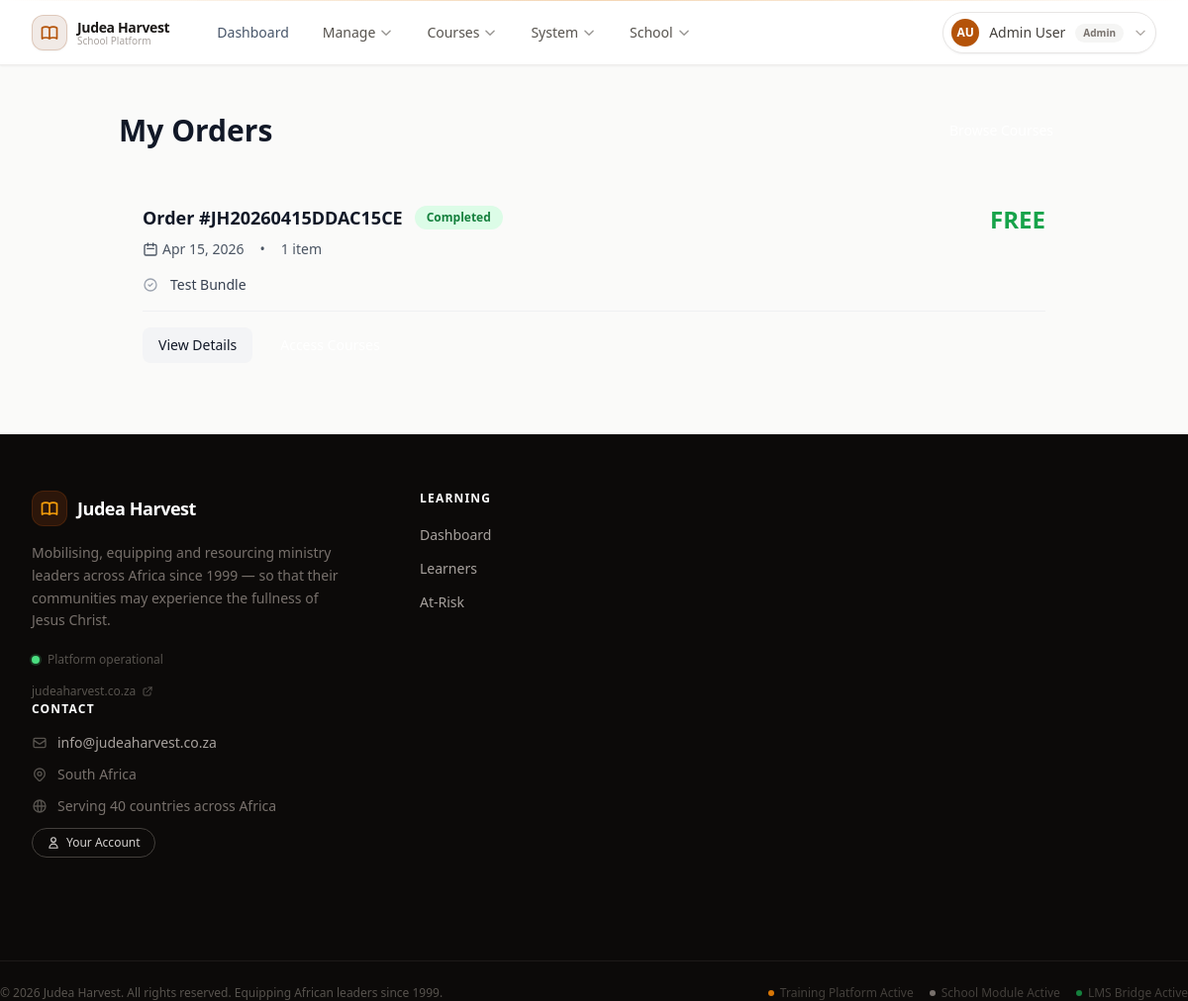
Before: /courses/orders/ (signed in) with the older database file.
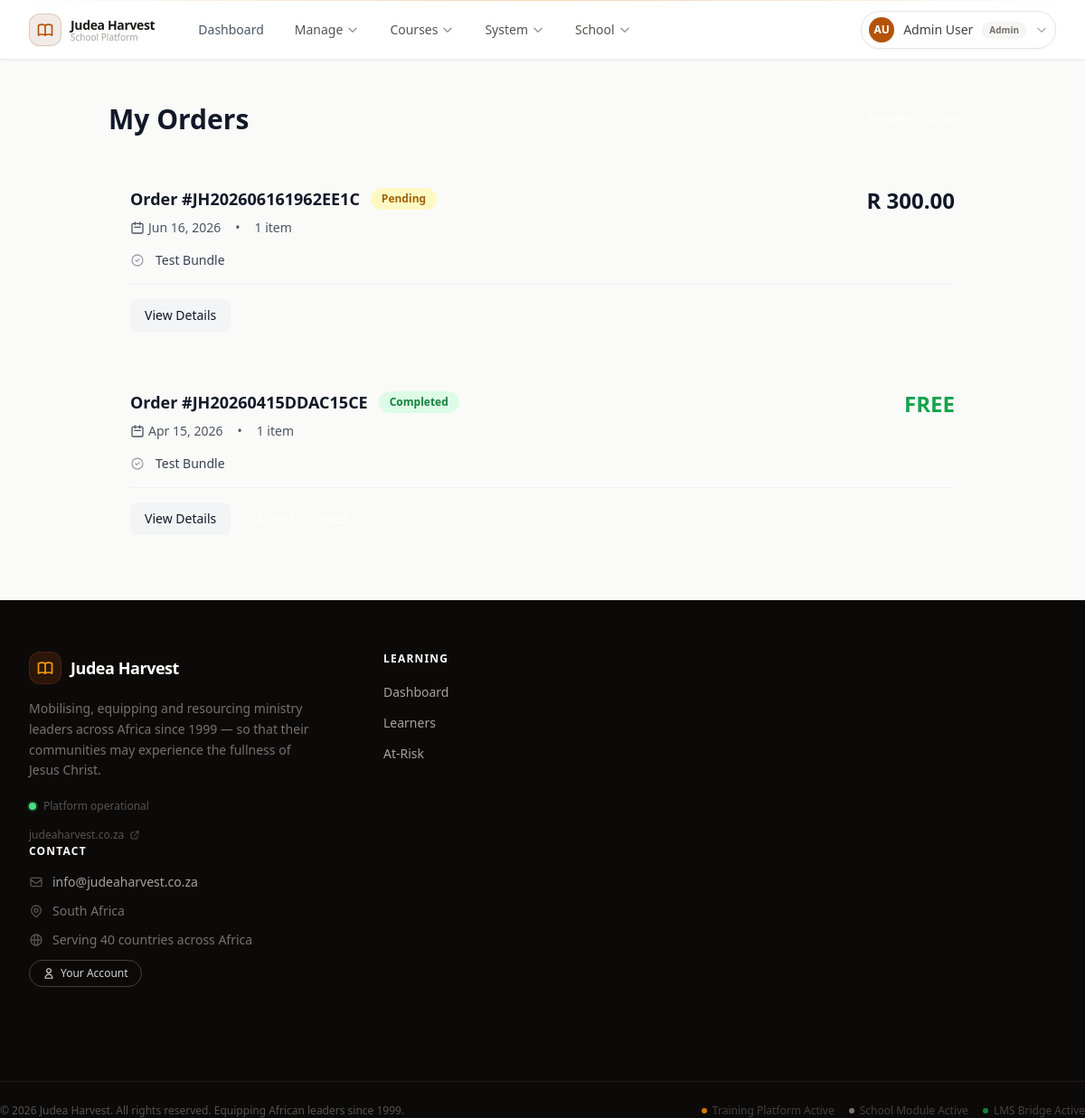
After: the same page with the newer database file.
### accounts/models.py (models this page shows, shortened)
class Order(models.Model):
    PENDING = 'pending'
    PROCESSING = 'processing'
    COMPLETED = 'completed'
    FAILED = 'failed'
    REFUNDED = 'refunded'
    FREE = 'free'  # For free course "orders"
    STATUS_CHOICES = [
        (PENDING, 'Pending Payment'),
        (PROCESSING, 'Processing Payment'),
        (COMPLETED, 'Completed'),
        (FAILED, 'Payment Failed'),
        (REFUNDED, 'Refunded'),
        (FREE, 'Free Enrollment'),
    ]
    order_number = models.CharField(
        max_length=50,
        unique=True,
        db_index=True,
        help_text="Unique order identifier"
    )
    user = models.ForeignKey(
        User,
        on_delete=models.CASCADE,
        related_name='orders'
    )
    subtotal = models.DecimalField(
        max_digits=10,
        decimal_places=2,
        default=Decimal('0.00')
    )
    discount_amount = models.DecimalField(
        max_digits=10,
        decimal_places=2,
        default=Decimal('0.00')
    )
    total_amount = models.DecimalField(
        max_digits=10,
        decimal_places=2,
        default=Decimal('0.00')
    )
    currency = models.CharField(max_length=3, default='ZAR')
    status = models.CharField(
        max_length=20,
        choices=STATUS_CHOICES,
        default=PENDING,
        db_index=True
    )
    payment_method = models.CharField(
        max_length=50,
        blank=True,
        help_text="Payment gateway used (paystack, stripe, free)"
    )
    payment_reference = models.CharField(
        max_length=200,
        blank=True,
        db_index=True,
        help_text="Payment gateway transaction reference"
    )
    payment_metadata = models.JSONField(
        default=dict,
        blank=True,
        help_text="Additional payment data from gateway"
    )
    paid_at = models.DateTimeField(null=True, blank=True)
    created_at = models.DateTimeField(auto_now_add=True)
    updated_at = models.DateTimeField(auto_now=True)
    enrollment_processed = models.BooleanField(
        default=False,
        db_index=True,
        help_text="Whether enrollments have been created"
    )
    enrollment_processed_at = models.DateTimeField(null=True, blank=True)
    enrollment_error = models.TextField(
        blank=True,
        help_text="Error message if enrollment failed"
    )
    proof_of_payment = models.FileField(
        upload_to='proofs_of_payment/%Y/%m/',
        blank=True,
        null=True,
        help_text="Customer uploaded proof of payment"
    )
    pop_submitted_at = models.DateTimeField(
        null=True,
        blank=True,
        help_text="When customer submitted proof of payment"
    )
    customer_notes = models.TextField(blank=True)
    admin_notes = models.TextField(blank=True)
    class Meta:
        db_table = 'orders'
        verbose_name = 'Order'
        verbose_name_plural = 'Orders'
        ordering = ['-created_at']
        indexes = [
            models.Index(fields=['user', 'status'], name='idx_order_user_status'),
            models.Index(fields=['order_number'], name='idx_order_number'),
            models.Index(fields=['status', 'created_at'], name='idx_order_status_created'),
            models.Index(fields=['payment_reference'], name='idx_order_payment_ref'),
            models.Index(fields=['created_at'], name='idx_order_created'),
            models.Index(fields=['paid_at'], name='idx_order_paid'),
        ]
    def is_free_order(self):
        return self.total_amount == Decimal('0.00') or self.status == self.FREE

class OrderItem(models.Model):
    order = models.ForeignKey(
        'Order',
        on_delete=models.CASCADE,
        related_name='items'
    )
    product = models.ForeignKey(
        'Product',
        on_delete=models.PROTECT,
        related_name='order_items'
    )
    quantity = models.PositiveIntegerField(default=1)
    unit_price = models.DecimalField(
        max_digits=10,
        decimal_places=2,
        help_text="Price per unit at time of purchase"
    )
    subtotal = models.DecimalField(
        max_digits=10,
        decimal_places=2,
        help_text="quantity × unit_price"
    )
    enrollment_log = models.JSONField(
        default=dict,
        blank=True,
        help_text="Courses enrolled from this product"
    )
    created_at = models.DateTimeField(auto_now_add=True)
    class Meta:
        db_table = 'order_items'
        verbose_name = 'Order Item'
        verbose_name_plural = 'Order Items'
        ordering = ['id']

class Product(models.Model):
    COURSE = 'course'
    BUNDLE = 'bundle'
    TERM = 'term'
    PRODUCT_TYPE_CHOICES = [
        (COURSE, 'Single Course'),
        (BUNDLE, 'Course Bundle'),
        (TERM, 'Term Access'),
    ]
    name = models.CharField(
        max_length=200,
        help_text="Product name shown to customers"
    )
    slug = models.SlugField(unique=True, max_length=250)
    product_type = models.CharField(
        max_length=20,
        choices=PRODUCT_TYPE_CHOICES,
        default=COURSE
    )
    price = models.DecimalField(
        max_digits=10,
        decimal_places=2,
        default=Decimal('0.00'),
        help_text="Price in ZAR. Set to 0 for FREE courses."
    )
    currency = models.CharField(max_length=3, default='ZAR')
    moodle_course = models.ForeignKey(
        'integration.Course',
        on_delete=models.SET_NULL,
        null=True,
        blank=True,
        related_name='products',
        help_text="Link to Moodle course (for single course products)"
    )
    term_number = models.PositiveIntegerField(
        null=True,
        blank=True,
        help_text="Specific term (1-4) if product_type is 'term'"
    )
    grade_level = models.ForeignKey(
        'GradeLevel',
        on_delete=models.SET_NULL,
        null=True,
        blank=True,
        related_name='products'
    )
    subject = models.ForeignKey(
        'Subject',
        on_delete=models.SET_NULL,
        null=True,
        blank=True,
        related_name='products'
    )
    description = models.TextField(
        help_text="Full product description (supports Markdown)"
    )
    short_description = models.CharField(
        max_length=300,
        blank=True,
        help_text="Brief description for catalog listing"
    )
    image = models.ImageField(
        upload_to='products/%Y/%m/',
        blank=True,
        null=True,
        help_text="Product featured image"
    )
    duration_months = models.PositiveIntegerField(
        default=12,
        help_text="How many months of access after purchase"
    )
    included_features = models.JSONField(
        default=list,
        blank=True,
        help_text="List of features (e.g., ['40+ Videos', 'PDFs', 'Quizzes'])"
    )
    course_outline = models.JSONField(
        default=list,
        blank=True,
        help_text="Structured outline (e.g., terms/lessons)"
    )
    is_active = models.BooleanField(
        default=True,
        help_text="Whether product is available for purchase"
    )
    is_featured = models.BooleanField(
        default=False,
        help_text="Show in featured products section"
    )
    is_free = models.BooleanField(
        default=False,
        db_index=True,
        help_text="Auto-set to True if price = 0"
    )
    auto_enroll_free = models.BooleanField(
        default=True,
        help_text="Automatically enroll verified students in free courses"
    )
    sort_order = models.IntegerField(
        default=0,
        help_text="Display order in catalog"
    )
    preview_url = models.URLField(
        blank=True,
        help_text="Link to preview/demo content"
    )
    requirements = models.TextField(
        blank=True,
        help_text="Prerequisites or requirements"
    )
    learning_outcomes = models.TextField(
        blank=True,
        help_text="What students will learn"
    )
    created_at = models.DateTimeField(auto_now_add=True)
    updated_at = models.DateTimeField(auto_now=True)
    published_at = models.DateTimeField(
        null=True,
        blank=True,
        help_text="When product was made available"
    )
    class Meta:
        db_table = 'products'
        verbose_name = 'Product'
        verbose_name_plural = 'Products'
        ordering = ['sort_order', '-created_at']
        indexes = [
            models.Index(fields=['is_active', 'is_featured'], name='idx_product_active_featured'),
            models.Index(fields=['product_type', 'is_active'], name='idx_product_type_active'),
            models.Index(fields=['slug'], name='idx_product_slug'),
            models.Index(fields=['grade_level', 'is_active'], name='idx_product_grade_active'),
            models.Index(fields=['subject', 'is_active'], name='idx_product_subject_active'),
            models.Index(fields=['price'], name='idx_product_price'),
            models.Index(fields=['sort_order'], name='idx_product_sort'),
            models.Index(fields=['created_at'], name='idx_product_created'),
        ]

### shop/views.py (the view)
# urls.py: path('orders/', views.OrderListView.as_view(), name='order_list'),
class OrderListView(LoginRequiredMixin, ListView):
    model = Order
    template_name = 'shop/order_list.html'
    context_object_name = 'orders'
    paginate_by = 20
    def get_queryset(self):
        if self.request.user.role == User.ADMIN:
            queryset = Order.objects.all()
        else:
            queryset = Order.objects.filter(user=self.request.user)
        return queryset.select_related(
            'user'
        ).prefetch_related(
            'items__product'
        ).order_by('-created_at')

### academics/context_processors.py (called while the page is built)
def school_context(request):
    if not hasattr(request, "_cached_school"):
        request._cached_school = School.get_current()
    return {"school": request._cached_school}

### academics/models/school.py (called while the page is built)
    @classmethod
    def get_current(cls):
        return cls.objects.select_related('principal').first()

### accounts/models.py (called while the page is built)
    def get_full_name(self):
        full_name = f"{self.first_name} {self.last_name}".strip()
        return full_name if full_name else self.username

### scholr/context_processors.py (called while the page is built)
def features(request):
    return {
        'SCHOLR_LMS_ENABLED':        lms_enabled(),
        'SCHOLR_ACADEMICS_ENABLED':  academics_enabled(),
        'SCHOLR_BRIDGE_ENABLED':     bridge_enabled(),
        'SCHOLR_ENROLLMENT_ENABLED': enrollment_enabled(),
        'SCHOLR_BURSARY_ENABLED':    bursary_enabled(),
    }

### scholr/features.py (called while the page is built)
def lms_enabled() -> bool:
    return getattr(settings, 'SCHOLR_LMS_ENABLED', True)

def academics_enabled() -> bool:
    return getattr(settings, 'SCHOLR_ACADEMICS_ENABLED', True)

def bridge_enabled() -> bool:
    return lms_enabled() and academics_enabled()

def enrollment_enabled() -> bool:
    return getattr(settings, 'SCHOLR_ENROLLMENT_ENABLED', False)

### templates/shop/order_list.html (shortened to what the changed rows need)
{% extends 'base/base.html' %}
{% load shop_tags %}
{% block content %}
<div class="max-w-5xl mx-auto px-4 sm:px-6 lg:px-8 py-12">
    <div class="flex items-center justify-between mb-8">
        <h1 class="text-3xl font-bold text-gray-900 text-display">My Orders</h1>
    </div>
    {% if orders %}
    <div class="space-y-4">
        {% for order in orders %}
        <div class="glass-card rounded-2xl p-6 hover-lift">
            <div class="flex items-start justify-between mb-4">
                <div>
                    <div class="flex items-center gap-3 mb-2">
                        <h3 class="text-lg font-semibold text-gray-900">
                            Order #{{ order.order_number }}
                        </h3>
                        {% if order.status == 'completed' or order.status == 'free' %}
                        <span class="px-3 py-1 bg-green-100 text-green-700 text-xs font-semibold rounded-full">
                            Completed
                        </span>
                        {% elif order.status == 'pending' %}
                        <span class="px-3 py-1 bg-yellow-100 text-yellow-700 text-xs font-semibold rounded-full">
                            Pending
                        </span>
                        {% elif order.status == 'failed' %}
                        <span class="px-3 py-1 bg-red-100 text-red-700 text-xs font-semibold rounded-full">
                            Failed
                        </span>
                        {% endif %}
                    </div>
                    <div class="flex items-center gap-4 text-sm text-gray-600">
                        <div class="flex items-center gap-1">
                            <svg class="w-4 h-4" fill="none" stroke="currentColor" viewBox="0 0 24 24">
                                <path stroke-linecap="round" stroke-linejoin="round" stroke-width="2" d="M8 7V3m8 4V3m-9 8h10M5 21h14a2 2 0 002-2V7a2 2 0 00-2-2H5a2 2 0 00-2 2v12a2 2 0 002 2z" />
                            </svg>
                            {{ order.created_at|date:"M j, Y" }}
                        </div>
                        <span>•</span>
                        <span>{{ order.items.count }} item{{ order.items.count|pluralize }}</span>
                    </div>
                </div>
                <div class="text-right">
                    {% if order.is_free_order %}
                    <div class="text-2xl font-bold text-green-600">FREE</div>
                    {% else %}
                    <div class="text-2xl font-bold text-gray-900">{{ order.total_amount|currency }}</div>
                    {% endif %}
                </div>
            </div>
            <div class="space-y-2 mb-4">
                {% for item in order.items.all|slice:":3" %}
                <div class="flex items-center gap-3 text-sm">
                    <svg class="w-4 h-4 text-gray-400 flex-shrink-0" fill="none" stroke="currentColor" viewBox="0 0 24 24">
                        <path stroke-linecap="round" stroke-linejoin="round" stroke-width="2" d="M9 12l2 2 4-4m6 2a9 9 0 11-18 0 9 9 0 0118 0z" />
                    </svg>
                    <span class="text-gray-700">{{ item.product.name }}</span>
                </div>
                {% endfor %}
            </div>
            <div class="flex items-center gap-3 pt-4 border-t border-gray-200/50">
                <a href="{% url 'shop:order_detail' order.order_number %}"
                   class="px-4 py-2 bg-gray-100 text-gray-900 text-sm font-medium rounded-lg hover:bg-gray-200 transition-smooth">
                    View Details
                </a>
                {% if order.enrollment_processed %}
                <a href="{% url 'shop:my_courses' %}"
                   class="px-4 py-2 bg-primary text-white text-sm font-medium rounded-lg hover:bg-primary-dark transition-smooth">
                </a>
                {% endif %}
            </div>
        </div>
        {% endfor %}
    </div>
    {% endif %}
</div>
{% endblock %}

Changed rows visible on the page:
added Order: order_number "JH202606161962EE1C", status "Pending", created_at "Jun 16, 2026", items.count "1", total_amount "R 300.00"
added OrderItem: product.name "Test Bundle", shown under "JH202606161962EE1C"
